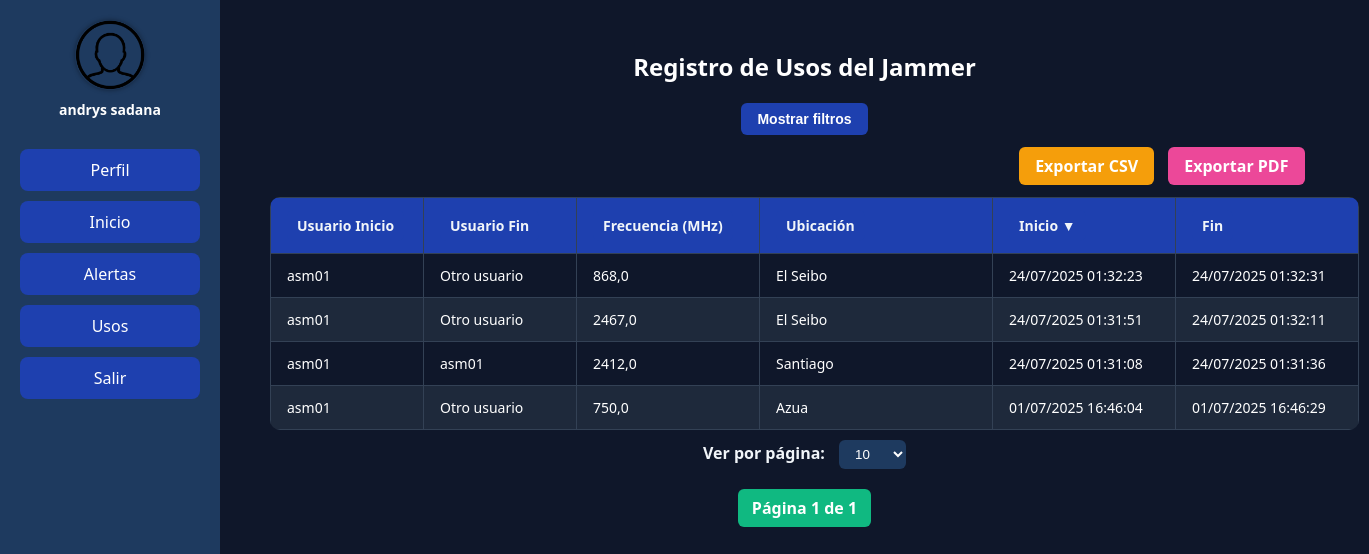
Page /usos/ (signed in) on the committed database.
### usuarios/views.py (the view, shortened to what this page needs)
# urls.py: path('usos/', views.usos_view, name='usos'),
@login_required
def usos_view(request):
    if request.user.is_staff:
        registros = utils_db_registros.obtener_todos_registros()
    else:
        registros = utils_db_registros.obtener_registros_por_usuario(request.user.username)
    for i, r in enumerate(registros):
        try:
            inicio = datetime.fromisoformat(r[5]) if r[5] else None
        except Exception:
            inicio = None
        try:
            fin = datetime.fromisoformat(r[6]) if r[6] else None
        except Exception:
            fin = None
        registros[i] = r[:5] + (inicio, fin)
    usuario_inicio_q = request.GET.get("usuario_inicio", "").strip().lower()
    usuario_fin_q = request.GET.get("usuario_fin", "").strip().lower()
    frecuencia_q = request.GET.get("frecuencia", "").strip()
    ubicacion_q = request.GET.get("ubicacion", "").strip().lower()
    inicio_q = request.GET.get("inicio", "").strip()
    fin_q = request.GET.get("fin", "").strip()
    mostrar_filtros = request.GET.get("mostrar_filtros", "false")
    def parse_datetime_custom(valor):
        for fmt in ("%d/%m/%Y %H:%M:%S", "%d/%m/%Y %H:%M", "%d/%m/%Y", "%H:%M:%S", "%H:%M"):
            try:
                return datetime.strptime(valor.strip(), fmt)
            except ValueError:
                continue
        return None
    def cumple_filtro(r):
        if usuario_inicio_q and usuario_inicio_q not in (r[1] or '').lower():
            return False
        if usuario_fin_q and usuario_fin_q not in (r[2] or '').lower():
            return False
        if frecuencia_q and frecuencia_q not in str(r[3]):
            return False
        if ubicacion_q and ubicacion_q not in (r[4] or '').lower():
            return False
        return True
    registros = list(filter(cumple_filtro, registros))
    sort_by = request.GET.get('sort_by', 'inicio')
    order = request.GET.get('order', 'desc')
    page_size = int(request.GET.get('page_size', 10))
    def sort_key(r):
        if sort_by == 'usuario_inicio':
            return (r[1] or '').lower()
        elif sort_by == 'usuario_fin':
            return (r[2] or '').lower()
        elif sort_by == 'frecuencia':
            return float(r[3]) if r[3] else 0
        elif sort_by == 'ubicacion':
            return (r[4] or '').lower()
        elif sort_by == 'inicio':
            return r[5]
        elif sort_by == 'fin':
            return r[6] or ''
        return r[5]
    registros.sort(key=sort_key, reverse=(order == 'desc'))
    paginator = Paginator(registros, page_size)
    page_number = request.GET.get('page')
    page_obj = paginator.get_page(page_number)
    registros_visibles = list(page_obj)
    if not request.user.is_staff:
        for i, r in enumerate(registros_visibles):
            usuario_inicio = r[1]
            usuario_fin = r[2]
            usuario_inicio_visible = usuario_inicio if usuario_inicio == request.user.username else "Otro usuario"
            usuario_fin_visible = usuario_fin if usuario_fin == request.user.username else "Otro usuario"
            registros_visibles[i] = (
                r[0], usuario_inicio_visible, usuario_fin_visible, r[3], r[4], r[5], r[6]
            )
    else:
        registros_visibles = list(page_obj)
    context = {
        "registros": registros_visibles,  # <- ahora esta es la lista final
        "page_obj": page_obj,
        "page_size": page_size,
        "sort_by": sort_by,
        "order": order,
        "usuario_inicio_q": usuario_inicio_q,
        "usuario_fin_q": usuario_fin_q,
        "frecuencia_q": frecuencia_q,
        "ubicacion_q": ubicacion_q,
        "inicio_q": inicio_q,
        "fin_q": fin_q,
        "mostrar_filtros": mostrar_filtros,
    }
    if request.headers.get('Hx-Request') == 'true':
        return render(request, "usuarios/fragmento_tabla_usos.html", context)
    return render(request, "usuarios/usos.html", context)

### paginajammer/utils_db_registros.py (called while the page is built)
def obtener_conexion():
    return sqlite3.connect(DB_PATH)

def obtener_registros_por_usuario(usuario_inicio):
    conn = obtener_conexion()
    cursor = conn.cursor()
    sql = """
        SELECT id, usuario_inicio, usuario_fin, frecuencia_mhz, ubicacion, inicio_registro, fin_registro
        FROM registros_jammer
        WHERE usuario_inicio = ?
        ORDER BY inicio_registro DESC
    """
    cursor.execute(sql, (usuario_inicio,))
    results = cursor.fetchall()
    conn.close()
    return results

### usuarios/templates/usuarios/usos.html (shortened to what this page needs)
{% extends 'base.html' %}
{% block content %}
<h2>Registro de Usos del Jammer</h2>
<form method="get">
  <div class="filter-actions">
    <button id="toggleFiltros" type="button" class="btn btn-filtro">Mostrar filtros</button>
  </div>
</form>
<div style="text-align: right; margin: 20px auto; max-width: 1000px;">
  <a href="{% url 'exportar_usos_csv' %}" class="btn-export-csv">Exportar CSV</a>
  <a href="{% url 'exportar_usos_pdf' %}" class="btn-export-pdf">Exportar PDF</a>
</div>
<div id="tabla-usos" hx-get="{% url 'usos' %}" hx-trigger="click from:.sort-link" hx-target="#tabla-usos" hx-swap="outerHTML">
  <table>
    <thead>
      <tr>
        <th>
          <a href="?sort_by=usuario_inicio&order={% if sort_by == 'usuario_inicio' and order == 'asc' %}desc{% else %}asc{% endif %}" class="sort-link">
            Usuario Inicio {% if sort_by == 'usuario_inicio' %}{% if order == 'asc' %}▲{% else %}▼{% endif %}{% endif %}
          </a>
        </th>
        <th>
          <a href="?sort_by=usuario_fin&order={% if sort_by == 'usuario_fin' and order == 'asc' %}desc{% else %}asc{% endif %}" class="sort-link">
            Usuario Fin {% if sort_by == 'usuario_fin' %}{% if order == 'asc' %}▲{% else %}▼{% endif %}{% endif %}
          </a>
        </th>
        <th>
          <a href="?sort_by=frecuencia&order={% if sort_by == 'frecuencia' and order == 'asc' %}desc{% else %}asc{% endif %}" class="sort-link">
            Frecuencia (MHz) {% if sort_by == 'frecuencia' %}{% if order == 'asc' %}▲{% else %}▼{% endif %}{% endif %}
          </a>
        </th>
        <th>
          <a href="?sort_by=ubicacion&order={% if sort_by == 'ubicacion' and order == 'asc' %}desc{% else %}asc{% endif %}" class="sort-link">
            Ubicación {% if sort_by == 'ubicacion' %}{% if order == 'asc' %}▲{% else %}▼{% endif %}{% endif %}
          </a>
        </th>
        <th>
          <a href="?sort_by=inicio&order={% if sort_by == 'inicio' and order == 'asc' %}desc{% else %}asc{% endif %}" class="sort-link">
            Inicio {% if sort_by == 'inicio' %}{% if order == 'asc' %}▲{% else %}▼{% endif %}{% endif %}
          </a>
        </th>
        <th>
          <a href="?sort_by=fin&order={% if sort_by == 'fin' and order == 'asc' %}desc{% else %}asc{% endif %}" class="sort-link">
            Fin {% if sort_by == 'fin' %}{% if order == 'asc' %}▲{% else %}▼{% endif %}{% endif %}
          </a>
        </th>
      </tr>
    </thead>
    <tbody>
      {% for r in registros %}
        <tr>
          <td>{{ r.1 }}</td>
          <td>{{ r.2 }}</td>
          <td>{{ r.3 }}</td>
          <td>{{ r.4 }}</td>
          <td>{{ r.5|date:"d/m/Y H:i:s" }}</td>
          <td>
            {% if r.6 %}
              {{ r.6|date:"d/m/Y H:i:s" }}
            {% else %}
              Activo
            {% endif %}
          </td>
        </tr>
      {% empty %}
        <tr><td colspan="6" style="text-align:center;">No hay registros.</td></tr>
      {% endfor %}
    </tbody>
  </table>
</div>
<div class="page-size-form">
  <form method="get">
      <label for="page_size">Ver por página:</label>
      <select name="page_size" id="page_size" onchange="this.form.submit()">
          <option value="10" {% if page_size == 10 %}selected{% endif %}>10</option>
      </select>
  </form>
</div>
{% if page_obj %}
  <div class="pagination">
    <span class="current">
        Página {{ page_obj.number }} de {{ page_obj.paginator.num_pages }}
    </span>
  </div>
{% endif %}
{% endblock %}

### usuarios/templates/base.html (shortened to what this page needs)
<!DOCTYPE html>
<html lang="es">
{% load static %}
<head>
</head>
<body>
  <div class="sidebar">
    <div class="sidebar-avatar">
      {% if request.user.perfilusuario.foto %}
        <img src="{{ request.user.perfilusuario.foto.url }}" alt="avatar" class="avatar-img">
      {% else %}
        <img src="{% static 'default/avatar.png' %}" alt="avatar" class="avatar-img">
      {% endif %}
      <p class="username">
        {{ request.user.first_name }} {{ request.user.last_name }}
      </p>
    </div>
    <a class="menu-btn" href="{% url 'perfil' %}">Perfil</a>
    <a class="menu-btn" href="{% url 'inicio' %}">Inicio</a>
    <a class="menu-btn" href="{% url 'alertas' %}">Alertas</a>
    <a class="menu-btn" href="{% url 'usos' %}">Usos</a>
    <a class="menu-btn" href="{% url 'logout' %}">Salir</a>
  </div>
  <div class="main">
    {% block content %}{% endblock %}
  </div>
</body>
</html>

### usuarios/templates/base.html (style rules this page uses)
body { margin: 0; font-family: 'Segoe UI', sans-serif; background-color: #0f172a; color: white; }
.sidebar { position: fixed; top: 0; left: 0; width: 220px; height: 100vh; background-color: #1e3a5f; padding: 20px; box-sizing: border-box; }
.sidebar-avatar { text-align: center; margin-bottom: 30px; }
.avatar-img { width: 70px; height: 70px; border-radius: 50%; object-fit: cover; margin-bottom: 10px; box-shadow: 0 0 5px rgba(0,0,0,0.4); }
.username { font-size: 14px; color: white; font-weight: bold; margin-top: -5px; }
.sidebar .menu-btn { display: block; margin: 10px 0; padding: 10px; background-color: #1e40af; color: white; text-align: center; border-radius: 8px; text-decoration: none; transition: background-color 0.3s; }
.main { margin-left: 240px; padding: 30px; }

### usuarios/templates/usuarios/usos.html (style rules this page uses)
h2 { margin-bottom: 20px; color: white; text-align: center; }
table { width: 1000px; table-layout: fixed; border-collapse: collapse; background-color: #0f172a; color: white; border-radius: 10px; overflow: hidden; margin: auto; }
th, td { padding: 12px 16px; border: 1px solid #334155; text-align: left; font-size: 14px; word-wrap: break-word; overflow-wrap: break-word; overflow: hidden; text-overflow: ellipsis; white-space: nowrap; }
th:nth-child(1), td:nth-child(1) { width: 120px; }
th:nth-child(2), td:nth-child(2) { width: 120px; }
th:nth-child(3), td:nth-child(3) { width: 150px; }
th:nth-child(4), td:nth-child(4) { width: 200px; }
th:nth-child(5), td:nth-child(5) { width: 150px; }
th:nth-child(6), td:nth-child(6) { width: 150px; }
th { background-color: #1e40af; color: white; }
tr:nth-child(even) { background-color: #1e293b; }
.pagination { display: flex; justify-content: center; align-items: center; margin-top: 20px; }
.pagination a, .pagination span { color: white; background-color: #1e3a5f; padding: 8px 14px; margin: 0 4px; border-radius: 6px; text-decoration: none; transition: background-color 0.3s; }
.pagination .current { background-color: #10b981; font-weight: bold; }
.page-size-form { text-align: center; margin-top: 10px; }
.page-size-form label { color: #f1f5f9; margin-right: 10px; font-weight: bold; }
.page-size-form select { background-color: #1e3a5f; color: white; padding: 6px 12px; border: none; border-radius: 6px; }
.sort-link { color: #f1f5f9; text-decoration: none; font-weight: bold; display: inline-block; padding: 6px 10px; border-radius: 6px; background-color: #1e40af; transition: background-color 0.3s, box-shadow 0.3s; }
.btn { padding: 8px 16px; border-radius: 6px; border: none; font-weight: bold; cursor: pointer; font-size: 14px; }
.btn-filtro { background-color: #1e40af; color: white; }
.filter-actions { display: flex; justify-content: center; gap: 10px; margin-bottom: 15px; }
.btn-export-csv { background-color: #f59e0b; color: white; font-weight: bold; border: none; border-radius: 6px; padding: 8px 16px; margin-left: 10px; text-decoration: none; transition: background-color 0.3s; }
.btn-export-pdf { background-color: #ec4899; color: white; font-weight: bold; border: none; border-radius: 6px; padding: 8px 16px; margin-left: 10px; text-decoration: none; transition: background-color 0.3s; }

### rows in the picture
registros_jammer: r "asm01", r "2412,0", ubicacion "Santiago", r "24/07/2025 01:31:08", r "24/07/2025 01:31:36"
registros_jammer: usuario_inicio "asm01", r "Otro usuario", r "750,0", ubicacion "Azua", r "01/07/2025 16:46:04", r "01/07/2025 16:46:29"

### other values in the picture
{{ request.user.first_name }} "andrys"
{{ request.user.last_name }} "sadana"
{{ r.1 }} "asm01" "asm01"
{{ r.2 }} "Otro usuario" "Otro usuario"
{{ r.3 }} "868,0" "2467,0"
{{ r.4 }} "El Seibo" "El Seibo"
{{ r.5|date:"d/m/Y H:i:s" }} "24/07/2025 01:32:23" "24/07/2025 01:31:51"
{{ r.6|date:"d/m/Y H:i:s" }} "24/07/2025 01:32:31" "24/07/2025 01:32:11"
{{ page_obj.number }} "1"
{{ page_obj.paginator.num_pages }} "1"
